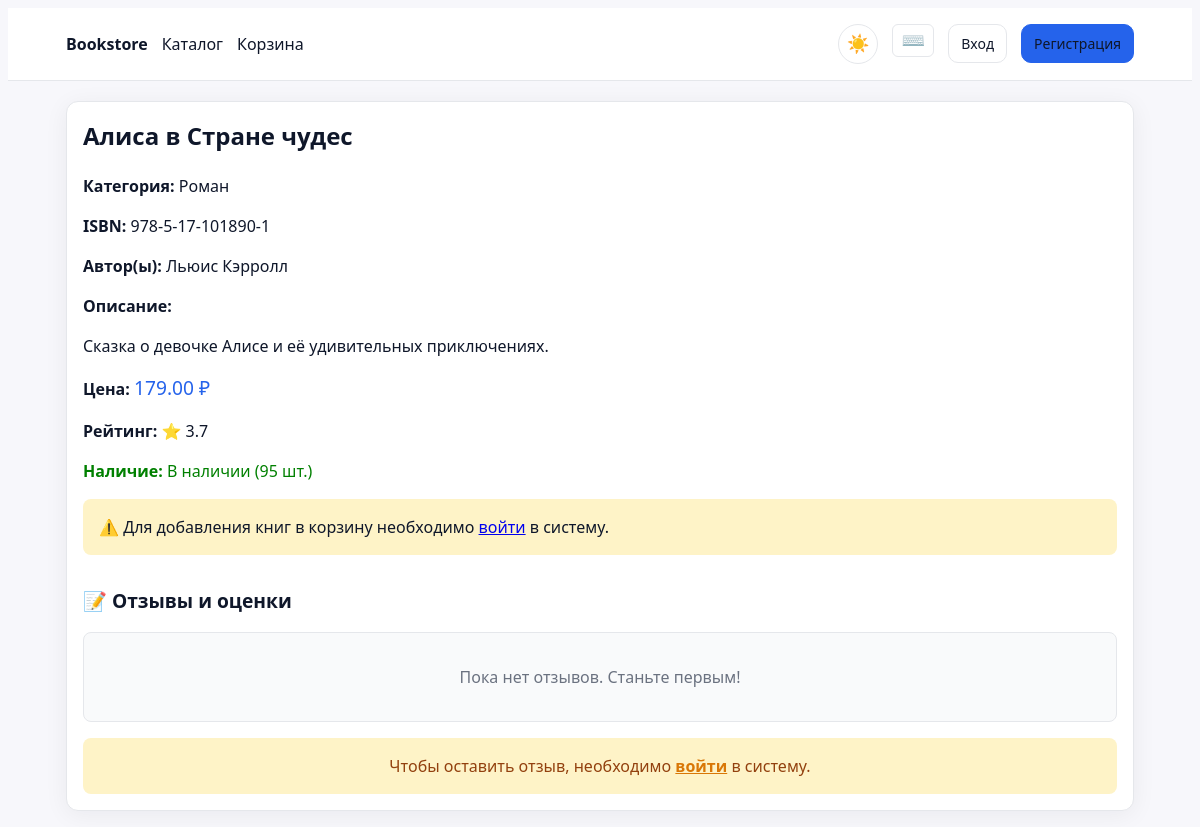
Before: /books/12/ with the older database file.
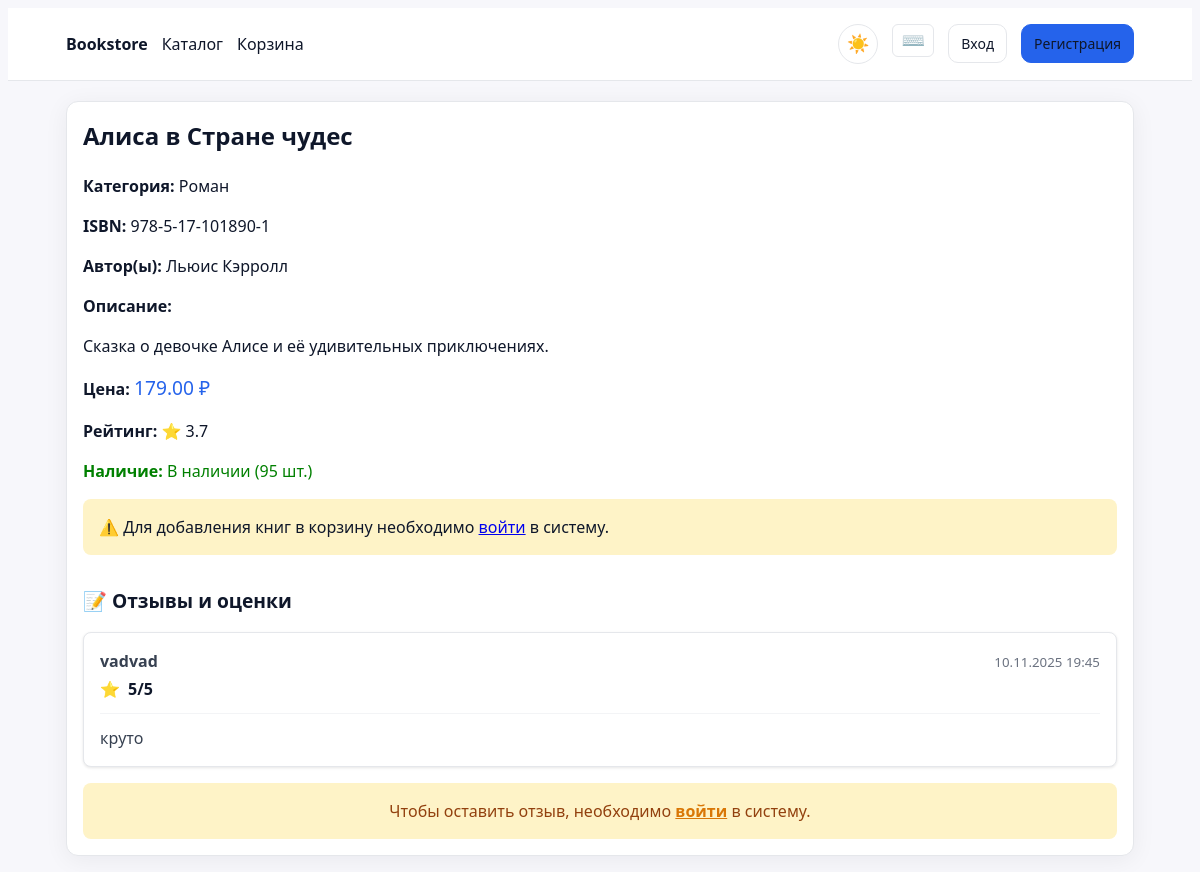
After: the same page with the newer database file.
### backend/apps/catalog/models.py (models this page shows, shortened)
class Author(models.Model):
    first_name = models.CharField(max_length=100)
    last_name = models.CharField(max_length=100)
    class Meta:
        unique_together = ("first_name", "last_name")
        ordering = ["last_name", "first_name"]

### backend/apps/reviews/models.py (models this page shows, shortened)
class Review(models.Model):
    user = models.ForeignKey(settings.AUTH_USER_MODEL, on_delete=models.CASCADE)
    book = models.ForeignKey('catalog.Book', on_delete=models.CASCADE, related_name='reviews')
    rating = models.PositiveSmallIntegerField()
    text = models.TextField(blank=True)
    is_moderated = models.BooleanField(default=False)
    created_at = models.DateTimeField(auto_now_add=True)
    class Meta:
        unique_together = ("user", "book")
        ordering = ['-created_at']

### backend/apps/web/views.py (the view)
# urls.py: path('books/<int:pk>/', views.book_detail, name='book-detail'),
def book_detail(request, pk: int):
    book = get_object_or_404(Book, pk=pk)
    authors = book.book_authors.select_related('author').all()
    try:
        inventory = book.inventory
    except Inventory.DoesNotExist:
        inventory = None
    reviews = book.reviews.select_related('user').all()[:10]  # Последние 10 отзывов
    return render(request, 'web/book_detail.html', {
        "book": book,
        "authors": [a.author for a in authors],
        "inventory": inventory,
        "reviews": reviews
    })

### backend/apps/catalog/models.py (called while the page is built)
    @property
    def available(self) -> int:
        return max(0, self.stock - self.reserved)

### templates/web/book_detail.html (shortened to what this page needs)
{% extends 'web/base.html' %}
{% block content %}
<article class="card">
	<h1 style="margin-top:0">{{ book.title }}</h1>
	<div style="margin-bottom: 1rem;">
		<p><strong>Категория:</strong> {{ book.category.name }}</p>
		<p><strong>ISBN:</strong> {{ book.isbn }}</p>
		{% if authors %}
		<p><strong>Автор(ы):</strong>
			{% for author in authors %}
				{{ author.first_name }} {{ author.last_name }}{% if not forloop.last %}, {% endif %}
			{% endfor %}
		</p>
		{% endif %}
	</div>
	{% if book.description %}
	<div style="margin-bottom: 1rem;">
		<p><strong>Описание:</strong></p>
		<p>{{ book.description }}</p>
	</div>
	{% endif %}
	<div style="margin-bottom: 1rem;">
		<p><strong>Цена:</strong> <span style="font-size: 1.2em; color: #2563eb;">{{ book.price }} ₽</span></p>
		<p><strong>Рейтинг:</strong> ⭐ {{ book.rating|floatformat:1 }}</p>
		{% if inventory %}
			{% if inventory.available > 0 %}
				<p style="color: green;"><strong>Наличие:</strong> В наличии ({{ inventory.available }} шт.)</p>
			{% else %}
				<p style="color: red;"><strong>Наличие:</strong> Нет в наличии</p>
			{% endif %}
		{% endif %}
	</div>
	{% if user.is_authenticated %}
	<form method="post" action="/cart/" style="display:flex;gap:8px;align-items:center;margin-top: 1rem;">
		{% csrf_token %}
		<input type="hidden" name="book" value="{{ book.id }}" />
		<input type="hidden" name="action" value="add" />
		<input type="number" min="1" max="{% if inventory %}{{ inventory.available }}{% endif %}"
		       name="quantity" value="1" style="max-width:100px" />
		<button type="submit" class="btn small" {% if inventory and inventory.available == 0 %}disabled{% endif %}>
			{% if inventory and inventory.available > 0 %}Добавить в корзину{% else %}Нет в наличии{% endif %}
		</button>
	</form>
	{% else %}
	<div style="margin-top: 1rem; padding: 1rem; background-color: #fef3c7; border-radius: 8px;">
		<p style="margin: 0;">⚠️ Для добавления книг в корзину необходимо <a href="/login/">войти</a> в систему.</p>
	</div>
	{% endif %}
	<div style="margin-top: 2rem;">
		<h2 style="font-size: 1.2em; margin-bottom: 1rem;">📝 Отзывы и оценки</h2>
		{% if reviews %}
		<div style="display: flex; flex-direction: column; gap: 1rem;">
			{% for review in reviews %}
			<div style="border: 1px solid #e5e7eb; padding: 1rem; border-radius: 8px; background-color: #fff; box-shadow: 0 1px 3px rgba(0,0,0,0.1);">
				<div style="display: flex; justify-content: space-between; align-items: flex-start; margin-bottom: 0.5rem;">
					<div>
						<p style="margin: 0; font-weight: 600; color: #374151;">{{ review.user.username }}</p>
						<div style="display: flex; align-items: center; gap: 0.5rem; margin-top: 0.25rem;">
							<span style="color: #fbbf24;">⭐</span>
							<span style="font-weight: 600;">{{ review.rating }}/5</span>
						</div>
					</div>
					<div style="text-align: right;">
						<small style="color: #6b7280;">{{ review.created_at|date:"d.m.Y H:i" }}</small>
					</div>
				</div>
				{% if review.text %}
				<div style="margin-top: 0.75rem; padding-top: 0.75rem; border-top: 1px solid #f3f4f6;">
					<p style="margin: 0; line-height: 1.5; color: #374151;">{{ review.text }}</p>
				</div>
				{% endif %}
			</div>
			{% endfor %}
		</div>
		{% else %}
		<div style="text-align: center; padding: 2rem; background-color: #f9fafb; border-radius: 8px; border: 1px solid #e5e7eb;">
			<p style="margin: 0; color: #6b7280;">Пока нет отзывов. Станьте первым!</p>
		</div>
		{% endif %}
		{% if user.is_authenticated %}
		<div style="margin-top: 1.5rem; text-align: center;">
			<a href="/reviews/{{ book.id }}/add/" class="btn" style="background: #10b981; color: white; padding: 12px 24px; text-decoration: none; border-radius: 8px; display: inline-block;">
				✍️ Оставить отзыв
			</a>
		</div>
		{% else %}
		<div style="margin-top: 1rem; padding: 1rem; background-color: #fef3c7; border-radius: 8px; text-align: center;">
			<p style="margin: 0; color: #92400e;">Чтобы оставить отзыв, необходимо <a href="/login/" style="color: #d97706; font-weight: 600;">войти</a> в систему.</p>
		</div>
		{% endif %}
	</div>
</article>
{% endblock %}

Changed rows visible on the page:
added Review: user.username "vadvad", rating "5", created_at "10.11.2025 19:45", text "круто"
Other visible differences:
text no longer shown: "Пока нет отзывов. Станьте первым!"
